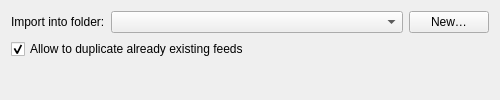
<?xml version="1.0" encoding="UTF-8"?>
<ui version="4.0">
 <class>Otter::OpmlImportDataExchangerWidget</class>
 <widget class="QWidget" name="Otter::OpmlImportDataExchangerWidget">
  <property name="geometry">
   <rect>
    <x>0</x>
    <y>0</y>
    <width>500</width>
    <height>100</height>
   </rect>
  </property>
  <layout class="QVBoxLayout" name="verticalLayout">
   <item>
    <layout class="QFormLayout" name="targetFolderFormLayout">
     <property name="fieldGrowthPolicy">
      <enum>QFormLayout::AllNonFixedFieldsGrow</enum>
     </property>
     <item row="0" column="0">
      <widget class="QLabel" name="folderLabel">
       <property name="text">
        <string>Import into folder:</string>
       </property>
      </widget>
     </item>
     <item row="0" column="1">
      <layout class="QHBoxLayout" name="targetFolderLayout">
       <item>
        <widget class="Otter::FeedsComboBoxWidget" name="folderComboBox">
         <property name="sizePolicy">
          <sizepolicy hsizetype="Expanding" vsizetype="Fixed">
           <horstretch>0</horstretch>
           <verstretch>0</verstretch>
          </sizepolicy>
         </property>
        </widget>
       </item>
       <item>
        <widget class="QPushButton" name="newFolderButton">
         <property name="text">
          <string>New…</string>
         </property>
        </widget>
       </item>
      </layout>
     </item>
    </layout>
   </item>
   <item>
    <widget class="QCheckBox" name="allowDuplicatesCheckBox">
     <property name="text">
      <string>Allow to duplicate already existing feeds</string>
     </property>
     <property name="checked">
      <bool>true</bool>
     </property>
    </widget>
   </item>
   <item>
    <spacer name="verticalSpacer">
     <property name="orientation">
      <enum>Qt::Vertical</enum>
     </property>
     <property name="sizeHint" stdset="0">
      <size>
       <width>0</width>
       <height>0</height>
      </size>
     </property>
    </spacer>
   </item>
  </layout>
 </widget>
 <customwidgets>
  <customwidget>
   <class>Otter::FeedsComboBoxWidget</class>
   <extends>QComboBox</extends>
   <header>src/ui/FeedsComboBoxWidget.h</header>
  </customwidget>
 </customwidgets>
 <resources/>
 <connections/>
</ui>
